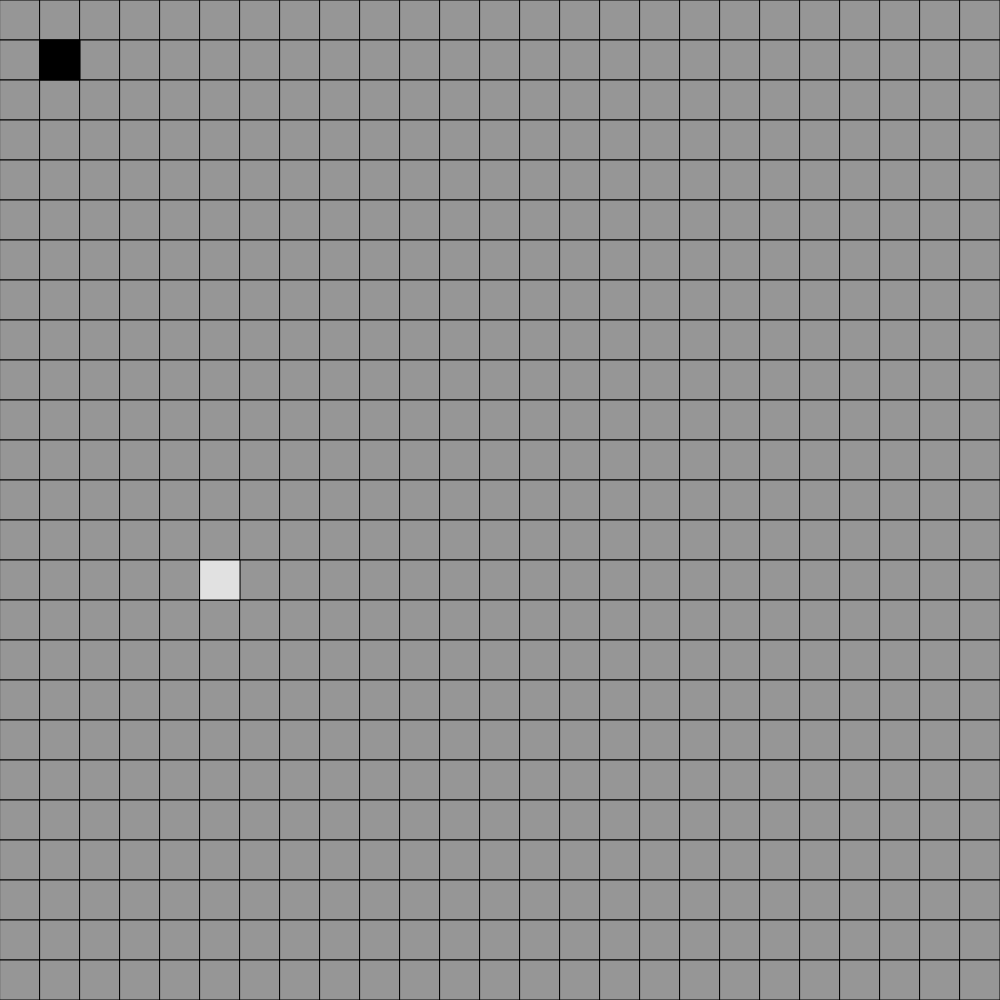
Frame 1 (no input)
Frame 60 (no input): identical to frame 1, image omitted
Frame 120 (the mouse pressed at the canvas centre since frame 60): identical to frame 1, image omitted

The p5.js sketch that drew this single still picture (run headless with seeded random() and noise() and a simulated clock; from frame 60 on, the mouse is pressed at the canvas centre):

// p5.js sketch
// ── sketch.js
// Project Title
// Your Name
// Date
//
// Extra for Experts:
// - describe what you did to take this project "above and beyond"

// Variables //
let grid;
let gridSize = 25;
let cellSize;
let centerScreen;
let zombieX, zombieY;
let humanX, humanY;


function setup() {
if (windowHeight > windowWidth) {
  createCanvas(windowWidth, windowWidth)
}
else {
  createCanvas(windowHeight, windowHeight)
}


grid = createRandom2DArray(gridSize, gridSize);
cellSize = width/gridSize;
zombieX = 1;
zombieY = 1;
humanX = round(random(gridSize))
humanY = round(random(gridSize))
centerScreen = round(gridSize / 2);
}

function draw() {
  background(0);
  displayGrid();
  npcHuman();
  zombiePlayer();
}

function displayGrid() {
  for (let y = 0; y < gridSize; y++) {
    for (let x = 0; x < gridSize; x++) {
      if (grid[y][x] === 0) {
        fill(150);
      }
      else {
        fill(0);
      }
      rect(x*cellSize, y*cellSize, cellSize, cellSize);
    }
  }
}

function createRandom2DArray(cols, rows) {
  let emptyArray = [];
  for (let i = 0; i < rows; i++) {
    emptyArray.push([]);
    for (let j = 0; j < cols; j++) {
      if (random(100) < 50) {
        emptyArray[i].push(0);
      }
      else {
        emptyArray[i].push(0);
      }
    }
  }
  return emptyArray;
}

function zombiePlayer() {
  fill(0);
  rect(zombieX*cellSize, zombieY*cellSize, cellSize, cellSize);
}

function npcHuman() {
  if (zombieX === humanX && zombieY === humanY) {
    fill(0)
    rect(humanX*cellSize, humanY*cellSize, cellSize, cellSize)
  }
  else {
    fill(225);
    rect(humanX*cellSize, humanY*cellSize, cellSize, cellSize);
  }
}

function keyTyped() {
  if (key === 'd') {
    zombieX = zombieX + 1
  }
  else if (key === 'a') {
    zombieX = zombieX - 1
  }
  else if (key === 's') {
    zombieY = zombieY + 1
  }
  else if (key === 'w') {
    zombieY = zombieY - 1
  }
}
